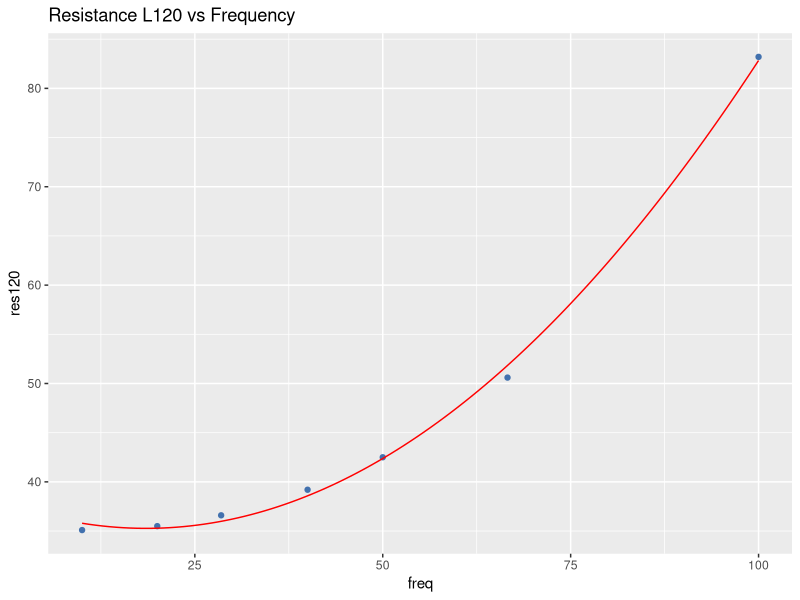
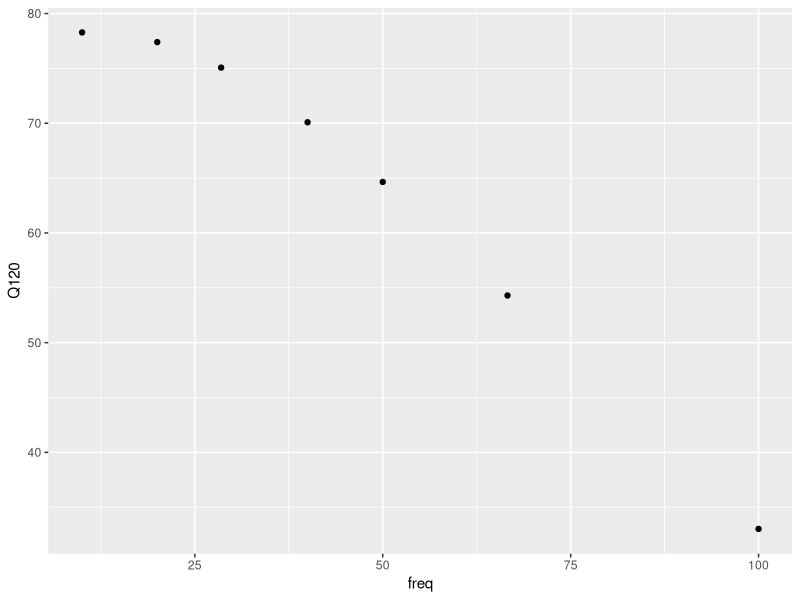
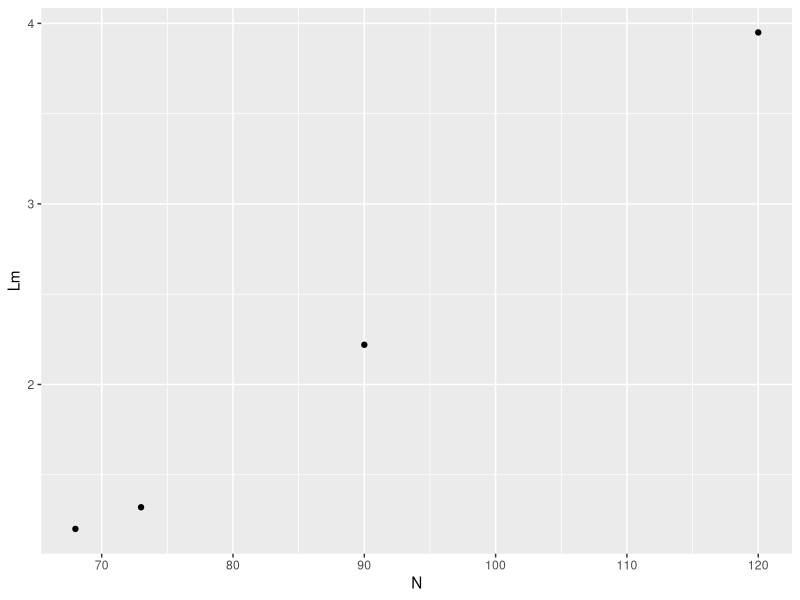
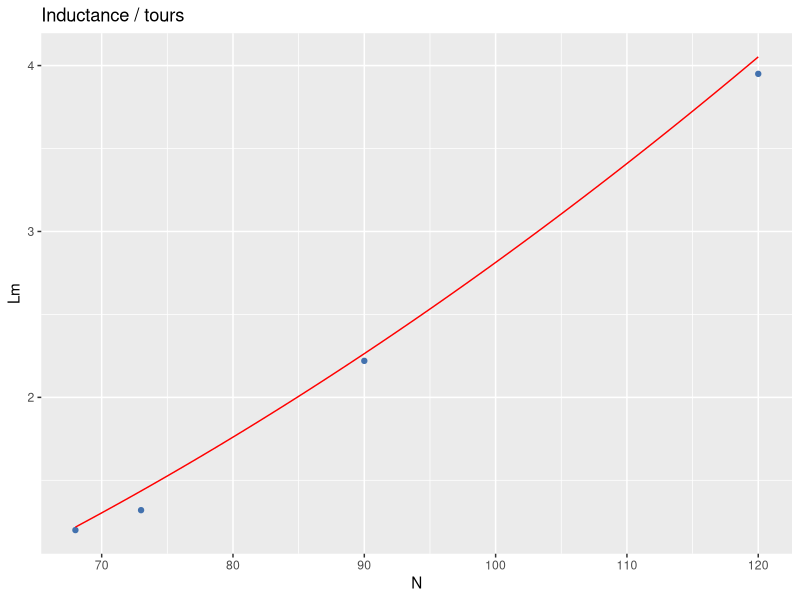
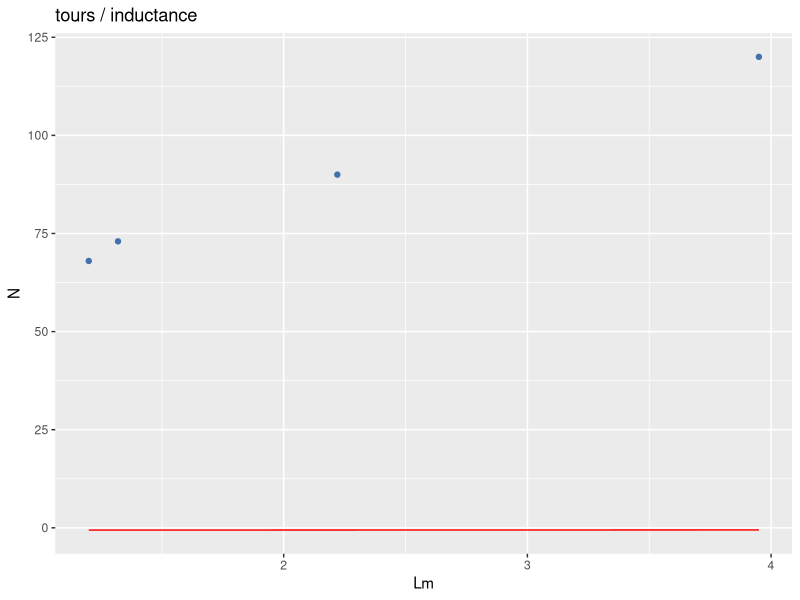
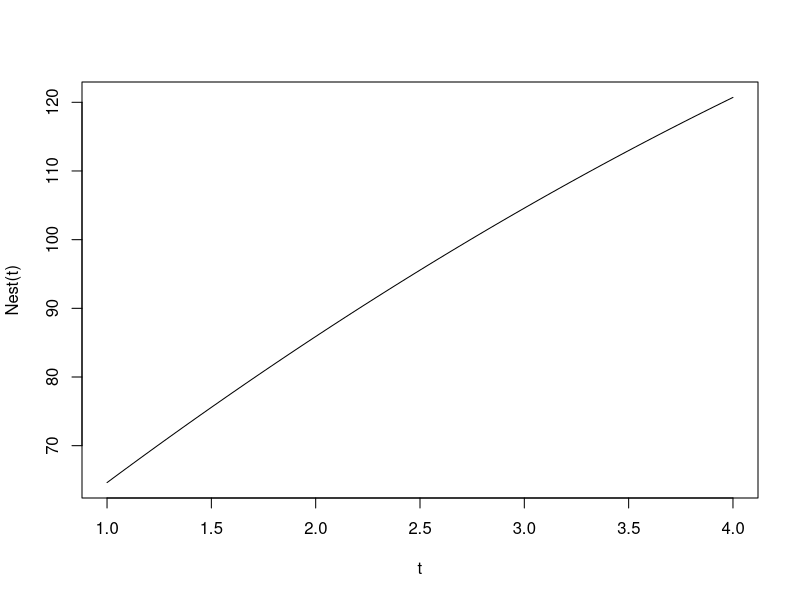
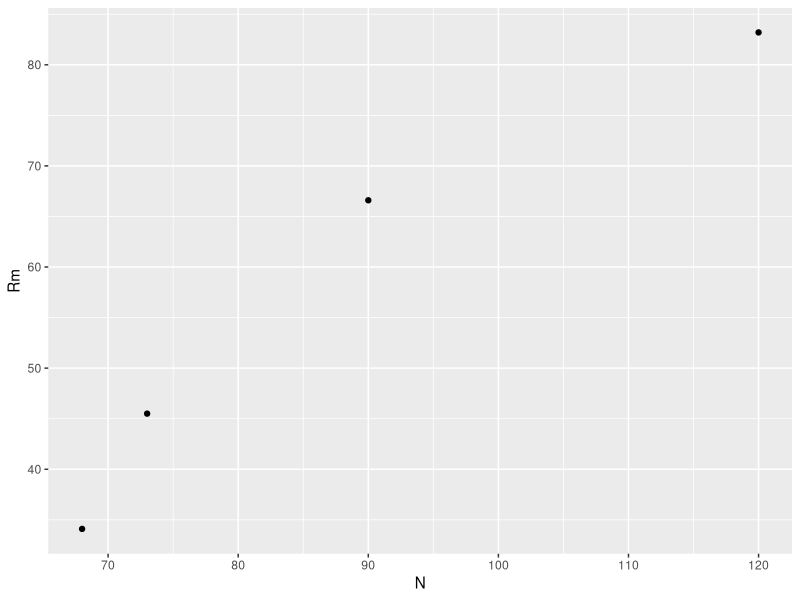
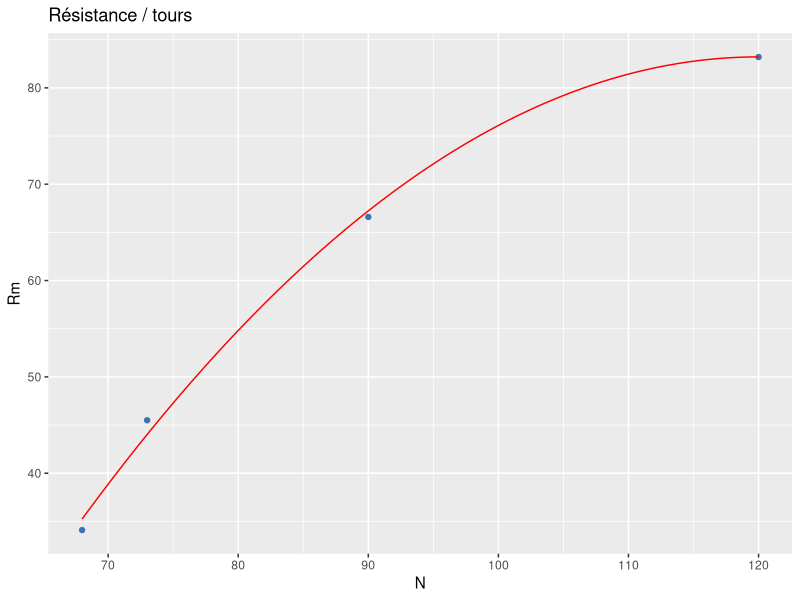

Source code (R) for these figures, in order:
library(ggplot2)

res120 <- c(35.1, 35.5, 36.6,39.2,42.5,50.6,83.2)
freq <- c(10, 20, 28.5, 40, 50,66.6, 100)

enr <- data.frame(res120, freq)


mod1 <- lm(res120~freq+I(freq^2), data=enr)

print(summary(mod1))
extrap<-function(x) 37.729 - 0.2651862 * x +  0.0071622 * x^2

print(ggplot(enr) + geom_point(aes(x = freq, y = res120),  colour = "#4271AE") + stat_function(fun = extrap, color = "red") +  ggtitle("Resistance L120 vs Frequency") )

L<-3.5e-3
f<- 125e3
Q <- function(r){L*2*3.14*f/r}
Q120<-Q(res120)
enrQ <- data.frame(Q120, freq)

print(ggplot(enrQ) + geom_point(aes(x = freq, y = Q120)))

mod2 <- lm(Q120~freq+I(freq^2), data=enrQ)

print(summary(mod2))


#----------------------------------------------------------------------------------------------------------------------------

N<-c(68, 73, 90, 120)
Lm<-c(1.20, 1.32, 2.22, 3.95)
enrL<-data.frame(Lm, N)
print(ggplot(enrL) + geom_point(aes(x = N, y = Lm)))

mod3 <- lm(Lm~N+I(N^2), data=enrL)

print(summary(mod3))

Lest<-function(N){-0.5906188 + 0.0107794 * N + 0.0002326 * N^2}
print(ggplot(enrL) + geom_point(aes(x = N, y = Lm), colour = "#4271AE")  + stat_function(fun = Lest, color = "red") +  ggtitle("Inductance / tours") )


mod31 <- lm(N~Lm+I(Lm^2), data=enrL)

print(summary(mod31))

Nest<-function(L){40.783 + 25.130 * L - 1.287 * L^2}
print(ggplot(enrL) + geom_point(aes(x = Lm, y = N), colour = "#4271AE")  + stat_function(fun = Lest, color = "red") +  ggtitle("tours / inductance") )
curve(Nest, 1, 4, xname = "t")

Rm<-c(34.1, 45.5, 66.6, 83.2)
enrR<-data.frame(Rm, N)
print(ggplot(enrR) + geom_point(aes(x = N, y = Rm)))

mod4 <- lm(Rm~N+I(N^2), data=enrR)
print(summary(mod4))

Rest<-function(N){-1.720e+02 + 4.252e+00 * N + -1.771e-02 *N^2}
print(ggplot(enrR) + geom_point(aes(x = N, y = Rm), colour = "#4271AE")  + stat_function(fun = Rest, color = "red") +  ggtitle("Résistance / tours")   )



Qest <- function(N){Lest(N)*1e-3*2*3.14*125000/ Rest(N)}
Qn <- Qest(N)
enrQ <- data.frame(Qn, N)
print(ggplot(enrQ) + geom_point(aes(x = N, y = Qn)))

mod5 <- lm(Qn~N+I(N^2), data=enrQ)
print(summary(mod5))

Qest <- function(N){78.4569590 + -1.3136339 * N +  0.0081548 * N^2}
print(ggplot(enrQ) + geom_point(aes(x = N, y = Qn) , colour = "#4271AE")  + stat_function(fun = Qest, color = "red") +  ggtitle("Q Factor / tours")  )

Iest<- function(N){4/3.14*(5/(Rest(N) + 29))}
In <- Iest(N)
enrI <- data.frame(In, N)

print(ggplot(enrI) + geom_point(aes(x = N, y = In) , colour = "#4271AE")  + stat_function(fun = Iest, color = "red") +  ggtitle("Iant / tours")  )


Best<- function(N){4*3.14*1e-7*Iest(N)*0.08^2/(2*0.03)}
Bn <-Best(N)
enrB <- data.frame(Bn, N)
print(ggplot(enrB)+ geom_point(aes(x = N, y = Bn) , colour = "#4271AE")  + stat_function(fun = Best, color = "red") +  ggtitle("B / tours")  )

Lth<- function(C, F){(4*pi^2*F^2*C)^-1*1e3}

  